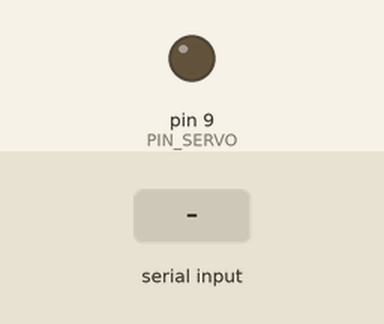
This sketch was run on a simulated Arduino Uno, built with avr-gcc and run on an emulated ATmega328P. Parts: output pins drawn as LEDs (lit = HIGH). The inputs (shaded band) are chosen by the test bench.

Above: at 1.2 s.
1.3 s: "1" received over Serial
At 2.1 s:
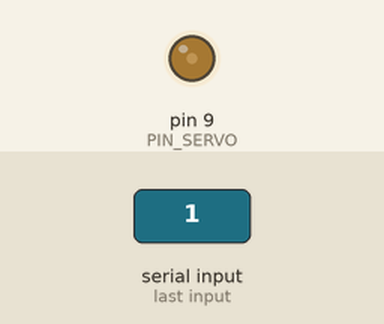
2.8 s: "2" received over Serial
At 3.2 s:
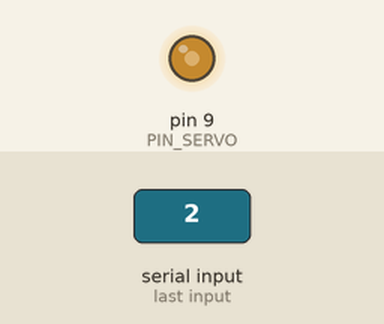
4.3 s: "3" received over Serial
At 5.6 s:
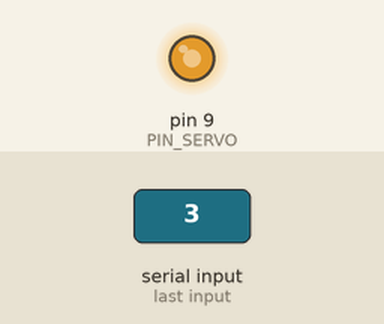
Timing chart, 0 to 7.3 s (numbered marks = the images above; inputs shaded):
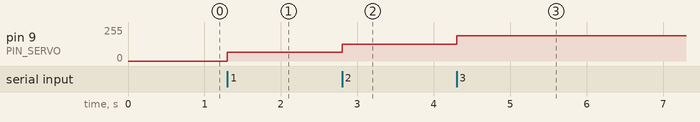

Measured:
- after the input at 1.3 s, pin 9 (PIN_SERVO): 0/255 → 64/255 at once
- after the input at 2.8 s, pin 9 (PIN_SERVO): 64/255 → 127/255 at once
- after the input at 4.3 s, pin 9 (PIN_SERVO): 127/255 → 191/255 at once

The sketch:

servo_pwm.ino
```cpp
#define PIN_SERVO 9

int val = 0;
void setup() {
  pinMode(PIN_SERVO, OUTPUT);
  Serial.begin(9600);
}

void loop() {
  if(Serial.available()){
    val = Serial.read();
    if(val == '1')
		analogWrite(PIN_SERVO, 64);
    else if(val == '2')
		analogWrite(PIN_SERVO, 127);
    else if(val == '3')
		analogWrite(PIN_SERVO, 191);
    else
		analogWrite(PIN_SERVO, 0);
  }
}
```
